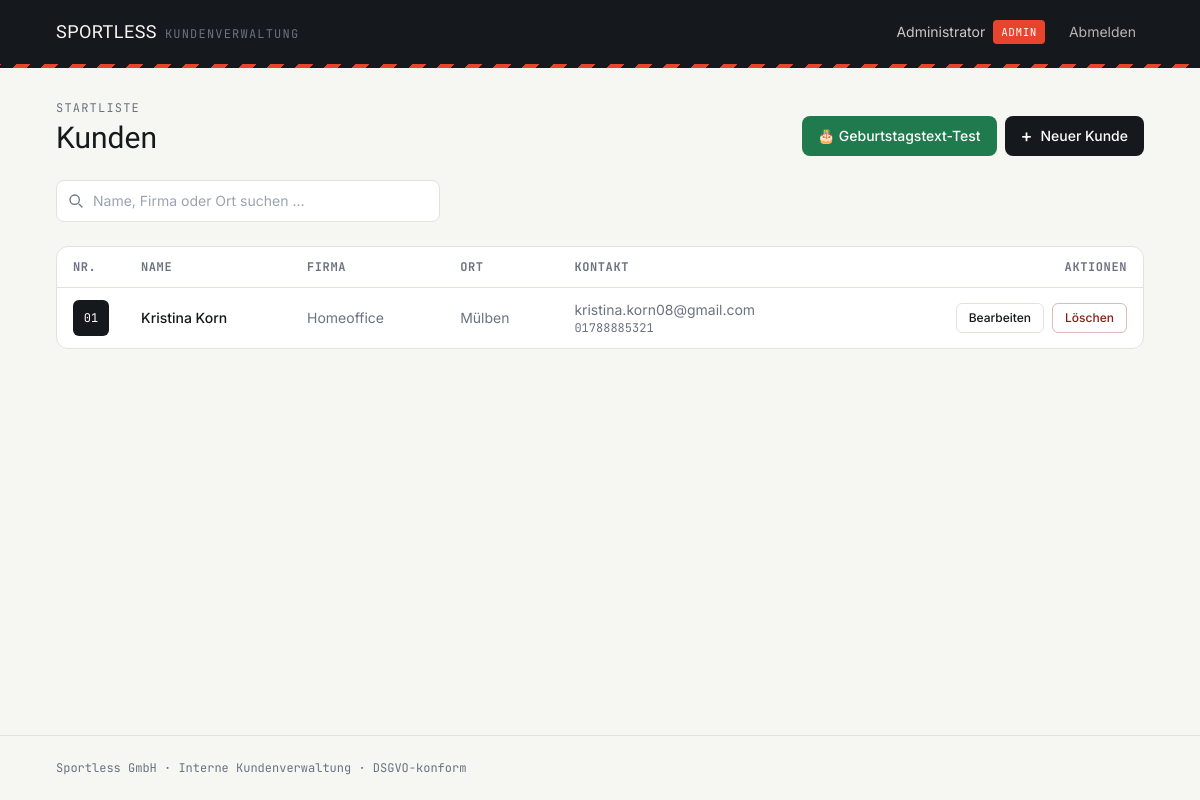
Screenshot of /kunden (signed in) with the database file from the repository.
### models.py (models this page shows, shortened)
class Mitarbeiter(db.Model, UserMixin):
    __tablename__ = "mitarbeiter"
    id = db.Column(db.Integer, primary_key=True)
    benutzername = db.Column(db.String(64), unique=True, nullable=False, index=True)
    anzeigename = db.Column(db.String(120), nullable=False)
    passwort_hash = db.Column(db.String(512), nullable=False)
    rolle = db.Column(db.String(20), nullable=False, default=Rolle.MITARBEITER)
    aktiv = db.Column(db.Boolean, nullable=False, default=True)
    erstellt_am = db.Column(db.DateTime, default=lambda: datetime.now(timezone.utc))
    kunden = db.relationship(
        "Kunde",
        backref=db.backref("angelegt_von", lazy="joined"),
        lazy=True
    )
    @property
    def ist_admin(self) -> bool:
        return self.rolle == Rolle.ADMIN
    @property
    def is_active(self) -> bool:  # noqa: N802
        return self.aktiv

class Kunde(db.Model):
    __tablename__ = "kunden"
    id = db.Column(db.Integer, primary_key=True)
    vorname = db.Column(db.String(100), nullable=False)
    nachname = db.Column(db.String(100), nullable=False)
    geburtsdatum = db.Column(db.Date, nullable=True)
    firma = db.Column(db.String(150), nullable=True)
    strasse = db.Column(db.String(150), nullable=True)
    plz = db.Column(db.String(10), nullable=True)
    ort = db.Column(db.String(100), nullable=True)
    email = db.Column(db.String(150), nullable=True)
    telefon = db.Column(db.String(50), nullable=True)
    notizen = db.Column(db.Text, nullable=True)
    erstellt_am = db.Column(db.DateTime, default=lambda: datetime.now(timezone.utc))
    aktualisiert_am = db.Column(
        db.DateTime,
        default=lambda: datetime.now(timezone.utc),
        onupdate=lambda: datetime.now(timezone.utc)
    )
    angelegt_von_id = db.Column(
        db.Integer,
        db.ForeignKey("mitarbeiter.id", ondelete="SET NULL"),
        nullable=True
    )
    @property
    def vollstaendiger_name(self) -> str:
        return f"{self.vorname} {self.nachname}"

### routes.py (the view, shortened to what this page needs)
@kunden_bp.route("/kunden")
@login_required
def kunden_liste():
    suchbegriff = request.args.get("q", "").strip()
    abfrage = Kunde.query
    kunden = abfrage.order_by(Kunde.nachname.asc(), Kunde.vorname.asc()).all()
    return render_template("kunden_liste.html", kunden=kunden, suchbegriff=suchbegriff)

### app.py (called while the page is built)
@login_manager.user_loader
def lade_benutzer(benutzer_id: str):
    return db.session.get(Mitarbeiter, int(benutzer_id))

### templates/kunden_liste.html (shortened to what this page needs)
{% extends "base.html" %}
{% block inhalt %}
<div class="max-w-6xl mx-auto px-5 sm:px-8 py-8">
  <div class="flex flex-col sm:flex-row sm:items-end sm:justify-between gap-4 mb-6">
    <div>
      <p class="text-xs font-mono uppercase tracking-widest text-inkmuted mb-1">Startliste</p>
      <h1 class="font-display text-2xl sm:text-3xl">Kunden</h1>
    </div>
    <div class="flex flex-wrap items-center gap-2">
      <a href="{{ url_for('kunden.geburtstag_simulation') }}"
        class="inline-flex items-center justify-center gap-2 bg-pitch text-white text-sm font-medium rounded-lg px-4 py-2.5 hover:bg-opacity-95 transition-colors focus:outline-none focus-visible:ring-2 focus-visible:ring-pitch w-fit">
        🎂 Geburtstagstext-Test
      </a>
      <a href="{{ url_for('kunden.kunde_neu') }}"
        class="inline-flex items-center justify-center gap-2 bg-ink text-white text-sm font-medium rounded-lg px-4 py-2.5 hover:bg-accent transition-colors focus:outline-none focus-visible:ring-2 focus-visible:ring-accent focus-visible:ring-offset-2 w-fit">
        <span class="text-lg leading-none">+</span> Neuer Kunde
      </a>
    </div>
  </div>
  <form method="get" action="{{ url_for('kunden.kunden_liste') }}" class="mb-6">
    <div class="relative max-w-sm">
      <input type="text" name="q" value="{{ suchbegriff }}" placeholder="Name, Firma oder Ort suchen …"
        class="w-full border border-line rounded-lg pl-9 pr-3 py-2.5 text-sm bg-white focus:outline-none focus-visible:ring-2 focus-visible:ring-accent focus:border-accent transition-colors">
      <svg class="absolute left-3 top-1/2 -translate-y-1/2 w-4 h-4 text-inkmuted" fill="none" viewBox="0 0 24 24"
        stroke="currentColor" stroke-width="2">
        <path stroke-linecap="round" stroke-linejoin="round" d="M21 21l-4.35-4.35M17 10a7 7 0 11-14 0 7 7 0 0114 0z" />
      </svg>
    </div>
  </form>
  {% if kunden %}
  <div class="border border-line rounded-xl bg-white overflow-hidden">
    <div class="overflow-x-auto">
      <table class="w-full text-sm">
        <thead>
          <tr class="border-b border-line text-left text-xs font-mono uppercase tracking-wider text-inkmuted">
            <th class="px-4 py-3 w-16">Nr.</th>
            <th class="px-4 py-3">Name</th>
            <th class="px-4 py-3 hidden md:table-cell">Firma</th>
            <th class="px-4 py-3 hidden lg:table-cell">Ort</th>
            <th class="px-4 py-3 hidden md:table-cell">Kontakt</th>
            <th class="px-4 py-3 text-right">Aktionen</th>
          </tr>
        </thead>
        <tbody>
          {% for kunde in kunden %}
          <tr class="border-b border-line last:border-0 hover:bg-chalk transition-colors">
            <td class="px-4 py-3">
              <span
                class="inline-flex items-center justify-center w-9 h-9 rounded-md bg-ink text-white font-mono text-xs">
                {{ "%02d"|format(loop.index) }}
              </span>
            </td>
            <td class="px-4 py-3">
              <div class="font-medium">{{ kunde.vollstaendiger_name }}</div>
            </td>
            <td class="px-4 py-3 hidden md:table-cell text-inkmuted">{{ kunde.firma or "—" }}</td>
            <td class="px-4 py-3 hidden lg:table-cell text-inkmuted">{{ kunde.ort or "—" }}</td>
            <td class="px-4 py-3 hidden md:table-cell text-inkmuted">
              {% if kunde.email %}<div>{{ kunde.email }}</div>{% endif %}
              {% if kunde.telefon %}<div class="font-mono text-xs">{{ kunde.telefon }}</div>{% endif %}
            </td>
            <td class="px-4 py-3">
              <div class="flex items-center justify-end gap-2">
                <a href="{{ url_for('kunden.kunde_bearbeiten', id=kunde.id) }}"
                  class="text-xs font-medium border border-line rounded-md px-3 py-1.5 hover:border-ink transition-colors focus:outline-none focus-visible:ring-2 focus-visible:ring-accent">
                  Bearbeiten
                </a>
                {% if current_user.ist_admin %}
                <form method="post" action="{{ url_for('kunden.kunde_loeschen', id=kunde.id) }}"
                  onsubmit="return confirm('Kunde {{ kunde.vollstaendiger_name }} wirklich endgültig löschen? Dies kann nicht rückgängig gemacht werden.');">
                  <button type="submit"
                    class="text-xs font-medium border border-danger/30 text-danger rounded-md px-3 py-1.5 hover:bg-dangerlight transition-colors focus:outline-none focus-visible:ring-2 focus-visible:ring-danger">
                    Löschen
                  </button>
                </form>
                {% endif %}
              </div>
            </td>
          </tr>
          {% endfor %}
        </tbody>
      </table>
    </div>
  </div>
  {% endif %}
</div>
{% endblock %}

### templates/base.html (shortened to what this page needs)
<!DOCTYPE html>
<html lang="de">
<head>
  <script src="https://cdn.tailwindcss.com"></script>
</head>
<body class="bg-chalk text-ink font-body antialiased min-h-screen flex flex-col">
  {% if current_user.is_authenticated %}
  <header class="bg-ink text-chalk">
    <div class="max-w-6xl mx-auto px-5 sm:px-8 flex items-center justify-between h-16">
      <a href="{{ url_for('kunden.kunden_liste') }}"
        class="flex items-baseline gap-2 focus:outline-none focus-visible:ring-2 focus-visible:ring-accent rounded">
        <span class="font-display text-lg tracking-wide">SPORTLESS</span>
        <span class="hidden sm:inline text-xs text-inkmuted font-mono tracking-widest">KUNDENVERWALTUNG</span>
      </a>
      <div class="flex items-center gap-4">
        <span class="hidden sm:flex items-center gap-2 text-sm">
          <span class="text-chalk/80">{{ current_user.anzeigename }}</span>
          {% if current_user.ist_admin %}
          <span
            class="text-[11px] font-mono uppercase tracking-wider bg-accent text-white px-2 py-0.5 rounded">Admin</span>
          {% else %}
          <span
            class="text-[11px] font-mono uppercase tracking-wider bg-white/10 text-chalk/70 px-2 py-0.5 rounded">Mitarbeiter</span>
          {% endif %}
        </span>
        <form method="post" action="{{ url_for('auth.logout') }}">
          <button type="submit"
            class="text-sm text-chalk/70 hover:text-white transition-colors focus:outline-none focus-visible:ring-2 focus-visible:ring-accent rounded px-2 py-1">
            Abmelden
          </button>
        </form>
      </div>
    </div>
    <div class="finish-line"></div>
  </header>
  {% endif %}
  <main class="flex-1 w-full">
    {% block inhalt %}{% endblock %}
  </main>
  <footer class="border-t border-line mt-12">
    <div class="max-w-6xl mx-auto px-5 sm:px-8 py-6 text-xs text-inkmuted font-mono">
      Sportless GmbH · Interne Kundenverwaltung · DSGVO-konform
    </div>
  </footer>
</body>
</html>

### templates/base.html (style rules this page uses)
body { font-family: 'Inter', sans-serif; }
.finish-line { height: 4px; background-image: repeating-linear-gradient(-45deg, #15181C 0px, #15181C 10px, #E8432C 10px, #E8432C 20px); }

### rows the page displays
Mitarbeiter: anzeigename "Administrator"
Kunde: index "01", vollstaendiger_name "Kristina Korn", firma "Homeoffice", ort "Mülben", email "kristina.korn08@gmail.com", telefon "01788885321"
